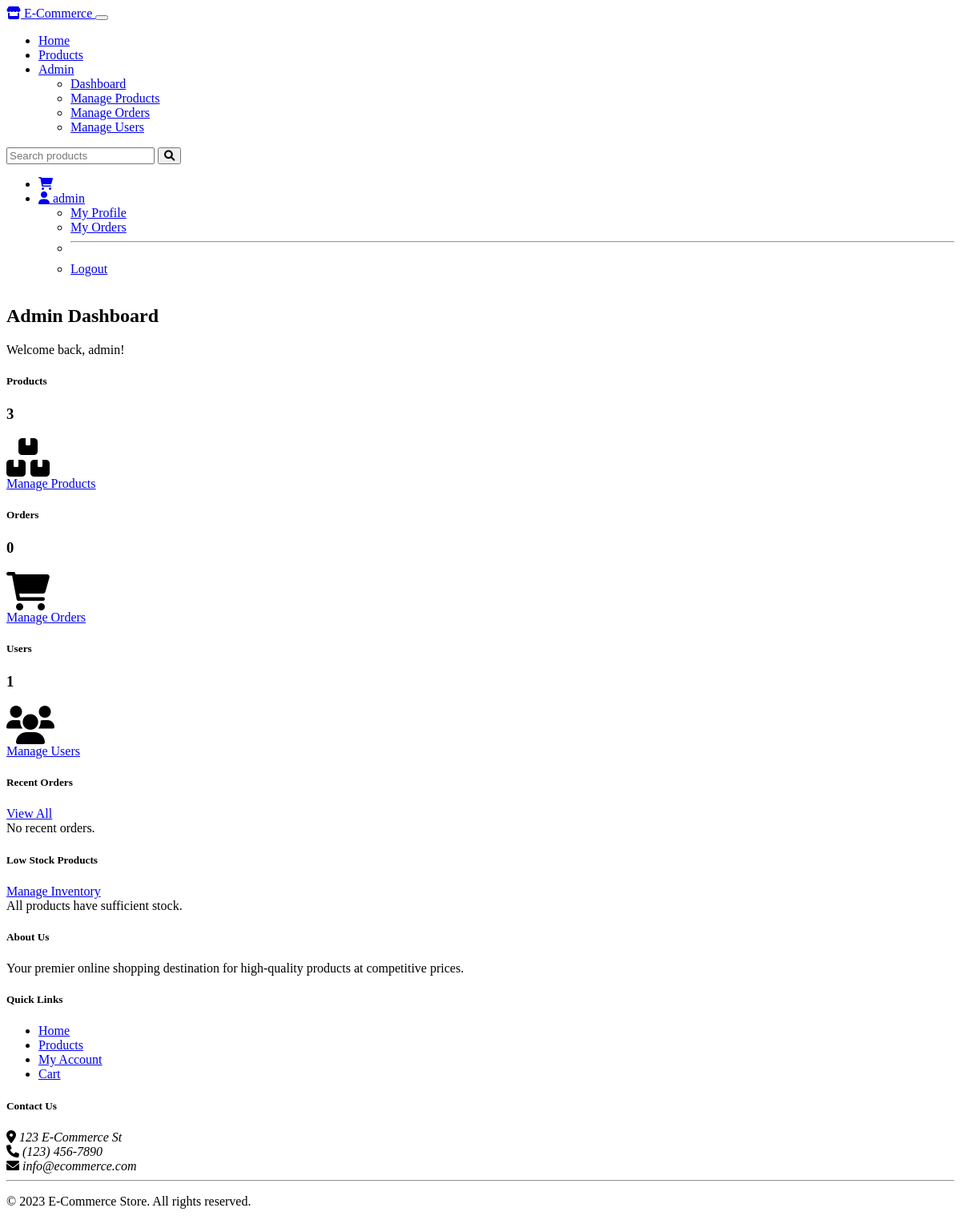
The app's page /admin/dashboard (signed in), older data.
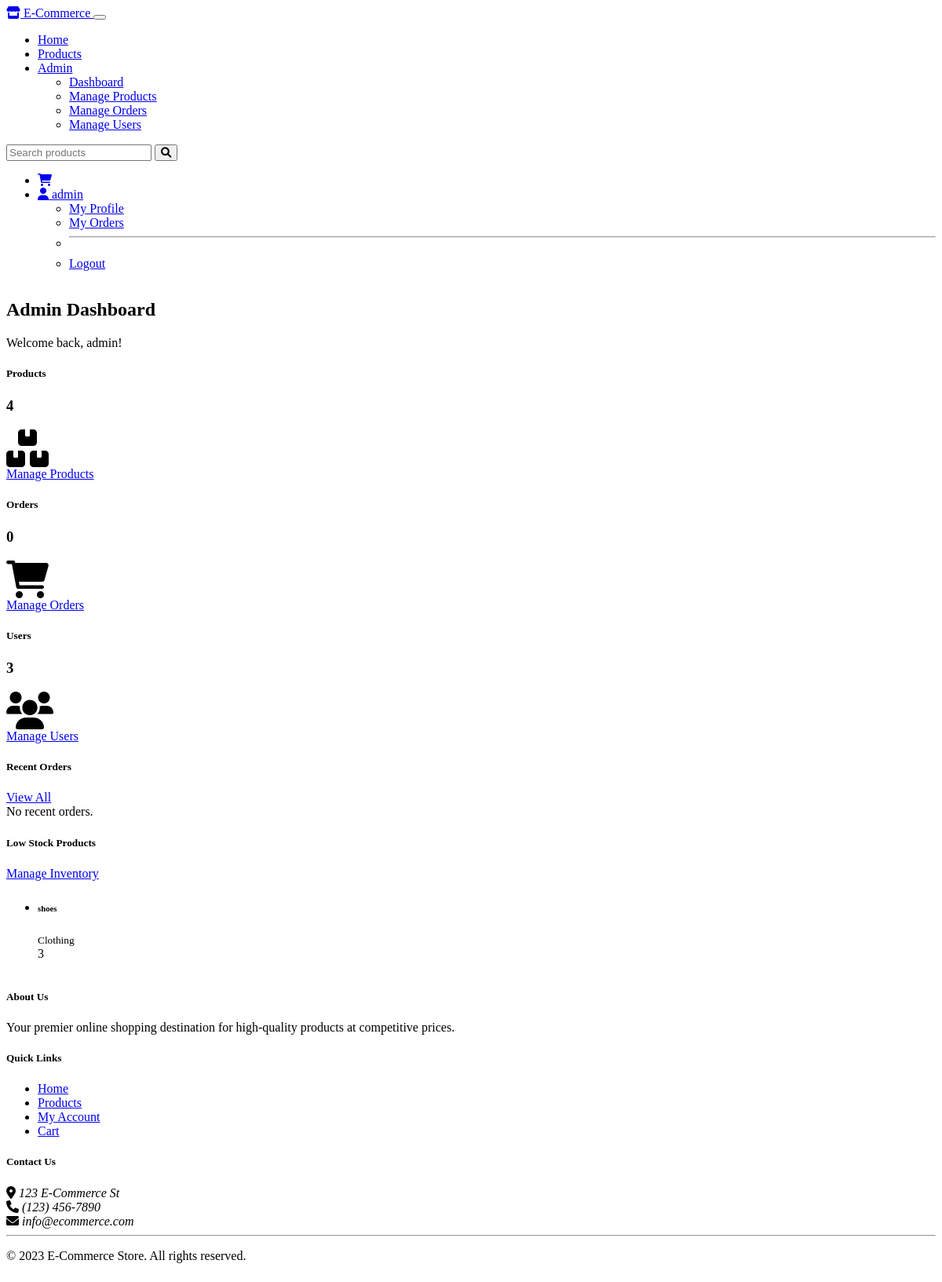
The same page, newer data.
### tables this page shows
CREATE TABLE users (
        id INTEGER PRIMARY KEY AUTOINCREMENT,
        username TEXT UNIQUE NOT NULL,
        email TEXT UNIQUE NOT NULL,
        password TEXT NOT NULL,
        role TEXT NOT NULL DEFAULT 'customer'
    );

CREATE TABLE products (
        id INTEGER PRIMARY KEY AUTOINCREMENT,
        name TEXT NOT NULL,
        description TEXT NOT NULL,
        price REAL NOT NULL,
        image_url TEXT,
        category TEXT NOT NULL,
        stock INTEGER NOT NULL DEFAULT 0,
        created_at TIMESTAMP NOT NULL DEFAULT CURRENT_TIMESTAMP
    , size TEXT);

### admin.py (the view)
@admin_bp.route('/dashboard')
@login_required
@admin_required
def dashboard():
    conn = get_db_connection()
    product_count = conn.execute('SELECT COUNT(*) FROM products').fetchone()[0]
    order_count = conn.execute('SELECT COUNT(*) FROM orders').fetchone()[0]
    user_count = conn.execute('SELECT COUNT(*) FROM users').fetchone()[0]
    recent_orders = conn.execute('''
        SELECT o.*, u.username
        FROM orders o
        JOIN users u ON o.user_id = u.id
        ORDER BY o.created_at DESC LIMIT 5
    ''').fetchall()
    low_stock_products = conn.execute('SELECT * FROM products WHERE stock < 10').fetchall()
    conn.close()
    return render_template('admin/dashboard.html',
                          product_count=product_count,
                          order_count=order_count,
                          user_count=user_count,
                          recent_orders=recent_orders,
                          low_stock_products=low_stock_products)

### admin.py (called while the page is built)
def admin_required(f):
    @wraps(f)
    def decorated_function(*args, **kwargs):
        if not current_user.is_authenticated or current_user.role != 'admin':
            abort(403)
        return f(*args, **kwargs)
    return decorated_function

### app.py (called while the page is built)
def get_db_connection():
    conn = sqlite3.connect(DATABASE)
    conn.row_factory = sqlite3.Row
    return conn

### models.py (called while the page is built)
@login_manager.user_loader
def load_user(user_id):
    return User.get_by_id(user_id)

    @staticmethod
    def get_by_id(user_id):
        conn = get_db_connection()
        user = conn.execute('SELECT * FROM users WHERE id = ?', (user_id,)).fetchone()
        conn.close()
        if user:
            return User(
                id=user['id'],
                username=user['username'],
                email=user['email'],
                role=user['role']
            )
        return None

### templates/admin/dashboard.html (shortened to what this page needs)
{% extends 'base.html' %}
{% block content %}
<div class="container">
    <div class="row mb-4">
        <div class="col-12">
            <h2>Admin Dashboard</h2>
            <p class="text-muted">Welcome back, {{ current_user.username }}!</p>
        </div>
    </div>
    <div class="row mb-4">
        <div class="col-md-4 mb-3">
            <div class="card text-white bg-primary dashboard-card">
                <div class="card-body">
                    <div class="d-flex justify-content-between align-items-center">
                        <div>
                            <h5 class="card-title">Products</h5>
                            <h3 class="card-text">{{ product_count }}</h3>
                        </div>
                        <i class="fas fa-boxes fa-3x"></i>
                    </div>
                    <a href="{{ url_for('admin.products') }}" class="btn btn-sm btn-light mt-3">Manage Products</a>
                </div>
            </div>
        </div>
        <div class="col-md-4 mb-3">
            <div class="card text-white bg-success dashboard-card">
                <div class="card-body">
                    <div class="d-flex justify-content-between align-items-center">
                        <div>
                            <h5 class="card-title">Orders</h5>
                            <h3 class="card-text">{{ order_count }}</h3>
                        </div>
                        <i class="fas fa-shopping-cart fa-3x"></i>
                    </div>
                    <a href="{{ url_for('admin.orders') }}" class="btn btn-sm btn-light mt-3">Manage Orders</a>
                </div>
            </div>
        </div>
        <div class="col-md-4 mb-3">
            <div class="card text-white bg-info dashboard-card">
                <div class="card-body">
                    <div class="d-flex justify-content-between align-items-center">
                        <div>
                            <h5 class="card-title">Users</h5>
                            <h3 class="card-text">{{ user_count }}</h3>
                        </div>
                        <i class="fas fa-users fa-3x"></i>
                    </div>
                    <a href="{{ url_for('admin.users') }}" class="btn btn-sm btn-light mt-3">Manage Users</a>
                </div>
            </div>
        </div>
    </div>
    <div class="row mb-4">
        <div class="col-md-8">
            <div class="card">
                <div class="card-header d-flex justify-content-between align-items-center">
                    <h5 class="mb-0">Recent Orders</h5>
                    <a href="{{ url_for('admin.orders') }}" class="btn btn-sm btn-outline-primary">View All</a>
                </div>
                <div class="card-body">
                    {% if recent_orders %}
                    <div class="table-responsive">
                        <table class="table table-hover">
                            <thead>
                                <tr>
                                    <th>ID</th>
                                    <th>Customer</th>
                                    <th>Date</th>
                                    <th>Total</th>
                                    <th>Status</th>
                                    <th>Action</th>
                                </tr>
                            </thead>
                            <tbody>
                                {% for order in recent_orders %}
                                <tr>
                                    <td>{{ order.id }}</td>
                                    <td>{{ order.username }}</td>
                                    <td>{{ order.created_at }}</td>
                                    <td>${{ order.total }}</td>
                                    <td>
                                        <span class="badge {% if order.status == 'pending' %}bg-warning{% elif order.status == 'completed' %}bg-success{% elif order.status == 'cancelled' %}bg-danger{% else %}bg-secondary{% endif %}">
                                            {{ order.status }}
                                        </span>
                                    </td>
                                    <td>
                                        <a href="{{ url_for('admin.order_detail', order_id=order.id) }}" class="btn btn-sm btn-outline-primary">View</a>
                                    </td>
                                </tr>
                                {% endfor %}
                            </tbody>
                        </table>
                    </div>
                    {% else %}
                    <div class="alert alert-info">No recent orders.</div>
                    {% endif %}
                </div>
            </div>
        </div>
        <div class="col-md-4">
            <div class="card">
                <div class="card-header d-flex justify-content-between align-items-center">
                    <h5 class="mb-0">Low Stock Products</h5>
                    <a href="{{ url_for('admin.products') }}" class="btn btn-sm btn-outline-primary">Manage Inventory</a>
                </div>
                <div class="card-body">
                    {% if low_stock_products %}
                    <ul class="list-group">
                        {% for product in low_stock_products %}
                        <li class="list-group-item d-flex justify-content-between align-items-center">
                            <div>
                                <h6 class="mb-0">{{ product.name }}</h6>
                                <small class="text-muted">{{ product.category }}</small>
                            </div>
                            <span class="badge bg-danger rounded-pill">{{ product.stock }}</span>
                        </li>
                        {% endfor %}
                    </ul>
                    {% else %}
                    <div class="alert alert-success">All products have sufficient stock.</div>
                    {% endif %}
                </div>
            </div>
        </div>
    </div>
</div>
{% endblock %}

### templates/base.html (shortened to what this page needs)
<!DOCTYPE html>
<html lang="en" data-bs-theme="dark">
<head>
    <link rel="stylesheet" href="https://cdn.replit.com/agent/bootstrap-agent-dark-theme.min.css">
    <link rel="stylesheet" href="https://cdnjs.cloudflare.com/ajax/libs/font-awesome/6.0.0/css/all.min.css">
    <link rel="stylesheet" href="{{ url_for('static', filename='css/custom.css') }}">
</head>
<body>
    <nav class="navbar navbar-expand-lg navbar-dark bg-dark">
        <div class="container">
            <a class="navbar-brand" href="{{ url_for('index') }}">
                <i class="fas fa-store"></i> E-Commerce
            </a>
            <button class="navbar-toggler" type="button" data-bs-toggle="collapse" data-bs-target="#navbarNav" aria-controls="navbarNav" aria-expanded="false" aria-label="Toggle navigation">
            </button>
            <div class="collapse navbar-collapse" id="navbarNav">
                <ul class="navbar-nav me-auto">
                    <li class="nav-item">
                        <a class="nav-link" href="{{ url_for('index') }}">Home</a>
                    </li>
                    <li class="nav-item">
                        <a class="nav-link" href="{{ url_for('shop.products') }}">Products</a>
                    </li>
                    {% if current_user.is_authenticated %}
                        {% if current_user.role == 'admin' %}
                            <li class="nav-item dropdown">
                                <a class="nav-link dropdown-toggle" href="#" id="adminDropdown" role="button" data-bs-toggle="dropdown" aria-expanded="false">
                                    Admin
                                </a>
                                <ul class="dropdown-menu" aria-labelledby="adminDropdown">
                                    <li><a class="dropdown-item" href="{{ url_for('admin.dashboard') }}">Dashboard</a></li>
                                    <li><a class="dropdown-item" href="{{ url_for('admin.products') }}">Manage Products</a></li>
                                    <li><a class="dropdown-item" href="{{ url_for('admin.orders') }}">Manage Orders</a></li>
                                    <li><a class="dropdown-item" href="{{ url_for('admin.users') }}">Manage Users</a></li>
                                </ul>
                            </li>
                        {% endif %}
                    {% endif %}
                </ul>
                <form class="d-flex me-2" action="{{ url_for('shop.products') }}" method="GET">
                    <input class="form-control me-2" type="search" name="search" placeholder="Search products" aria-label="Search">
                    <button class="btn btn-outline-light" type="submit">
                        <i class="fas fa-search"></i>
                    </button>
                </form>
                <ul class="navbar-nav">
                    {% if current_user.is_authenticated %}
                        <li class="nav-item">
                            <a class="nav-link position-relative" href="{{ url_for('cart.view_cart') }}">
                                <i class="fas fa-shopping-cart"></i>
                            </a>
                        </li>
                        <li class="nav-item dropdown">
                            <a class="nav-link dropdown-toggle" href="#" id="userDropdown" role="button" data-bs-toggle="dropdown" aria-expanded="false">
                                <i class="fas fa-user"></i> {{ current_user.username }}
                            </a>
                            <ul class="dropdown-menu dropdown-menu-end" aria-labelledby="userDropdown">
                                <li><a class="dropdown-item" href="{{ url_for('shop.profile') }}">My Profile</a></li>
                                <li><a class="dropdown-item" href="{{ url_for('shop.orders') }}">My Orders</a></li>
                                <li><hr class="dropdown-divider"></li>
                                <li><a class="dropdown-item" href="{{ url_for('auth.logout') }}">Logout</a></li>
                            </ul>
                        </li>
                    {% endif %}
                </ul>
            </div>
        </div>
    </nav>
    <main class="py-4">
        {% block content %}{% endblock %}
    </main>
    <footer class="bg-dark text-white py-4 mt-5">
        <div class="container">
            <div class="row">
                <div class="col-md-4">
                    <h5>About Us</h5>
                    <p>Your premier online shopping destination for high-quality products at competitive prices.</p>
                </div>
                <div class="col-md-4">
                    <h5>Quick Links</h5>
                    <ul class="list-unstyled">
                        <li><a href="{{ url_for('index') }}" class="text-white">Home</a></li>
                        <li><a href="{{ url_for('shop.products') }}" class="text-white">Products</a></li>
                        {% if current_user.is_authenticated %}
                            <li><a href="{{ url_for('shop.profile') }}" class="text-white">My Account</a></li>
                            <li><a href="{{ url_for('cart.view_cart') }}" class="text-white">Cart</a></li>
                        {% else %}
                            <li><a href="{{ url_for('auth.login') }}" class="text-white">Login</a></li>
                            <li><a href="{{ url_for('auth.register') }}" class="text-white">Register</a></li>
                        {% endif %}
                    </ul>
                </div>
                <div class="col-md-4">
                    <h5>Contact Us</h5>
                    <address>
                        <i class="fas fa-map-marker-alt"></i> 123 E-Commerce St<br>
                        <i class="fas fa-phone"></i> (123) 456-7890<br>
                        <i class="fas fa-envelope"></i> info@ecommerce.com
                    </address>
                </div>
            </div>
            <hr>
            <div class="text-center">
                <p>&copy; 2023 E-Commerce Store. All rights reserved.</p>
            </div>
        </div>
    </footer>
</body>
</html>

### static/css/custom.css (style rules this page uses)
body { min-height: 100vh; display: flex; flex-direction: column; }
main { flex: 1; }
.dashboard-card { transition: transform 0.3s ease; }

Row changes from the older to the newer data that the page shows:
added products: name "shoes", category "Clothing", stock "3"
Text that changed along with them:
{{ product_count }}: "3" → "4"
{{ user_count }}: "1" → "3"
text no longer shown: "All products have sufficient stock."
